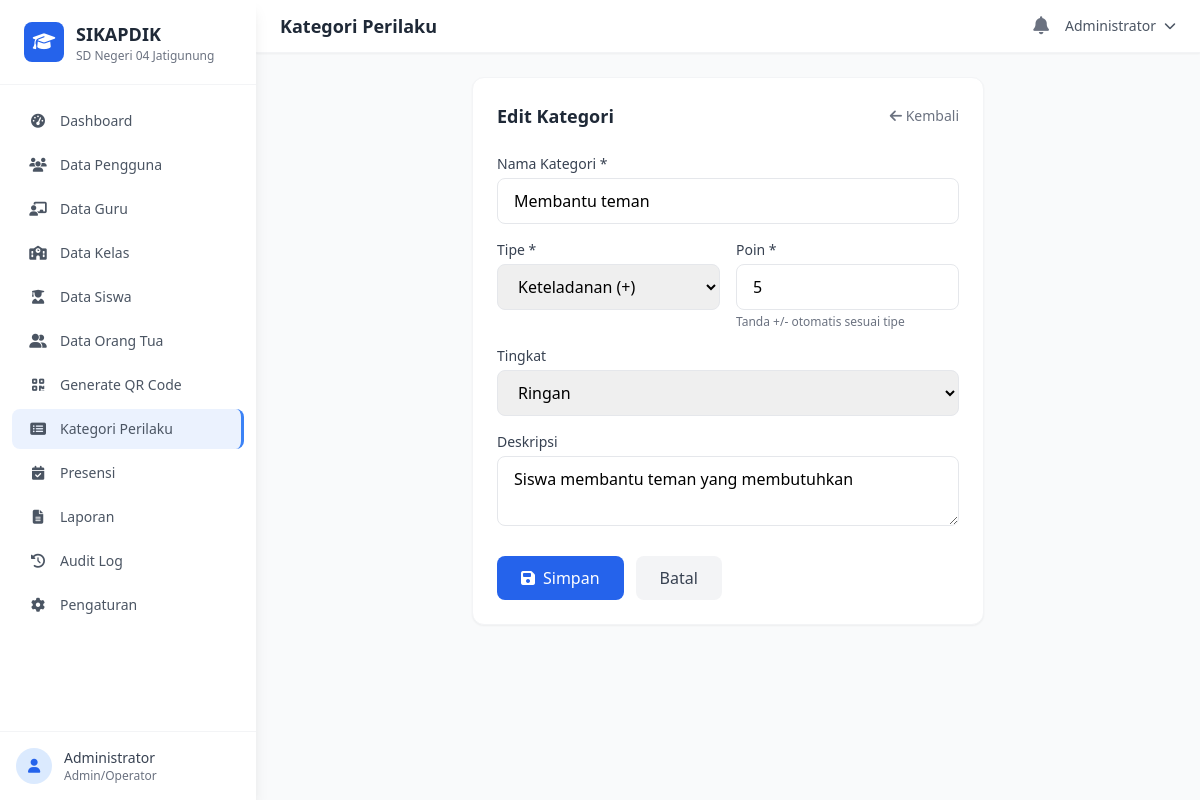
Page /modules/admin/behavior_categories.php?action=edit&id=1 (signed in) on the committed database.
### tables this page shows
CREATE TABLE IF NOT EXISTS `behavior_categories` (
    `id` INT(11) UNSIGNED AUTO_INCREMENT PRIMARY KEY,
    `category_name` VARCHAR(100) NOT NULL,
    `type` ENUM('keteladanan','pelanggaran') NOT NULL,
    `points` INT(5) NOT NULL DEFAULT 0 COMMENT 'Poin positif atau negatif',
    `severity` ENUM('ringan','sedang','berat') DEFAULT 'ringan',
    `description` TEXT DEFAULT NULL,
    `is_active` TINYINT(1) DEFAULT 1,
    `created_at` TIMESTAMP DEFAULT CURRENT_TIMESTAMP,
    `updated_at` TIMESTAMP DEFAULT CURRENT_TIMESTAMP ON UPDATE CURRENT_TIMESTAMP
);

### includes/Helpers.php (called while the page is built, shortened)
<?php
function get($key, $default = '') {
    return isset($_GET[$key]) ? trim($_GET[$key]) : $default;
}

### includes/Database.php (called while the page is built, shortened)
<?php
class Database {
    private static $instance = null;
    private $pdo;
    private function __construct() {
        try {
            $dsn = "mysql:host=" . DB_HOST . ";dbname=" . DB_NAME . ";charset=" . DB_CHARSET;
            $options = [
                PDO::ATTR_ERRMODE => PDO::ERRMODE_EXCEPTION,
                PDO::ATTR_DEFAULT_FETCH_MODE => PDO::FETCH_ASSOC,
                PDO::ATTR_EMULATE_PREPARES => false,
                PDO::MYSQL_ATTR_INIT_COMMAND => "SET NAMES " . DB_CHARSET
            ];
            $this->pdo = new PDO($dsn, DB_USER, DB_PASS, $options);
        } catch (PDOException $e) {
            error_log("Database connection failed: " . $e->getMessage());
            die("Koneksi database gagal. Silakan hubungi administrator.");
        }
    }
    public static function getInstance() {
        if (self::$instance === null) {
            self::$instance = new self();
        }
        return self::$instance;
    }
    public function query($sql, $params = []) {
        try {
            $stmt = $this->pdo->prepare($sql);
            $stmt->execute($params);
            return $stmt;
        } catch (PDOException $e) {
            error_log("Query error: " . $e->getMessage() . " | SQL: " . $sql);
            throw $e;
        }
    }
    public function fetch($sql, $params = []) {
        $stmt = $this->query($sql, $params);
        return $stmt->fetch();
    }
}

### modules/admin/behavior_categories.php (the view, shortened to what this page needs)
<?php
$db = Database::getInstance();
$action = get('action', 'list');
$id = (int) get('id', 0);
include __DIR__ . '/../../templates/header.php';
if ($action === 'add' || ($action === 'edit' && $id > 0)):
    $cat = $action === 'edit' ? $db->fetch("SELECT * FROM behavior_categories WHERE id = ?", [$id]) : null;
?>
<div class="max-w-lg mx-auto">
    <div class="bg-white rounded-xl shadow-sm border border-gray-100 p-6">
        <div class="flex items-center justify-between mb-6">
            <h3 class="text-lg font-semibold text-gray-800"><?= $action === 'add' ? 'Tambah Kategori' : 'Edit Kategori' ?></h3>
            <a href="<?= BASE_URL ?>modules/admin/behavior_categories.php" class="text-sm text-gray-500 hover:text-gray-700"><i class="fas fa-arrow-left"></i> Kembali</a>
        </div>
        <form method="POST">
            <div class="mb-4">
                <label class="block text-sm font-medium text-gray-700 mb-1">Nama Kategori *</label>
                <input type="text" name="category_name" value="<?= htmlspecialchars($cat['category_name'] ?? '') ?>" class="w-full px-4 py-2.5 border border-gray-200 rounded-lg focus:ring-2 focus:ring-blue-500 focus:border-transparent" required>
            </div>
            <div class="grid grid-cols-2 gap-4 mb-4">
                <div>
                    <label class="block text-sm font-medium text-gray-700 mb-1">Tipe *</label>
                    <select name="type" class="w-full px-4 py-2.5 border border-gray-200 rounded-lg focus:ring-2 focus:ring-blue-500 focus:border-transparent" required>
                        <option value="keteladanan" <?= ($cat['type'] ?? '') === 'keteladanan' ? 'selected' : '' ?>>Keteladanan (+)</option>
                    </select>
                </div>
                <div>
                    <label class="block text-sm font-medium text-gray-700 mb-1">Poin *</label>
                    <input type="number" name="points" value="<?= abs($cat['points'] ?? 5) ?>" class="w-full px-4 py-2.5 border border-gray-200 rounded-lg focus:ring-2 focus:ring-blue-500 focus:border-transparent" required min="1">
                    <p class="text-xs text-gray-500 mt-1">Tanda +/- otomatis sesuai tipe</p>
                </div>
            </div>
            <div class="mb-4">
                <label class="block text-sm font-medium text-gray-700 mb-1">Tingkat</label>
                <select name="severity" class="w-full px-4 py-2.5 border border-gray-200 rounded-lg focus:ring-2 focus:ring-blue-500 focus:border-transparent">
                    <option value="ringan" <?= ($cat['severity'] ?? '') === 'ringan' ? 'selected' : '' ?>>Ringan</option>
                </select>
            </div>
            <div class="mb-6">
                <label class="block text-sm font-medium text-gray-700 mb-1">Deskripsi</label>
                <textarea name="description" rows="2" class="w-full px-4 py-2.5 border border-gray-200 rounded-lg focus:ring-2 focus:ring-blue-500 focus:border-transparent"><?= htmlspecialchars($cat['description'] ?? '') ?></textarea>
            </div>
            <div class="flex gap-3">
                <button type="submit" class="px-6 py-2.5 bg-blue-600 text-white rounded-lg hover:bg-blue-700 transition flex items-center gap-2"><i class="fas fa-save"></i> Simpan</button>
                <a href="<?= BASE_URL ?>modules/admin/behavior_categories.php" class="px-6 py-2.5 bg-gray-100 text-gray-700 rounded-lg hover:bg-gray-200 transition">Batal</a>
            </div>
        </form>
    </div>
</div>
<?php endif; ?>
<?php include __DIR__ . '/../../templates/footer.php'; ?>

### rows in the picture
behavior_categories: category_name "Membantu teman", type "Keteladanan (+)", points "5", severity "Ringan", description "Siswa membantu teman yang membutuhkan"

### other values in the picture
APP_NAME "SIKAPDIK"
SCHOOL_NAME "SD Negeri 04 Jatigunung"
$menu['label'] "Dashboard"
$menu['label'] "Data Pengguna"
$menu['label'] "Data Guru"
$menu['label'] "Data Kelas"
$menu['label'] "Data Siswa"
$menu['label'] "Data Orang Tua"
$menu['label'] "Generate QR Code"
$menu['label'] "Kategori Perilaku"
$menu['label'] "Presensi"
$menu['label'] "Laporan"
$menu['label'] "Audit Log"
$menu['label'] "Pengaturan"
$currentUser "Administrator"
